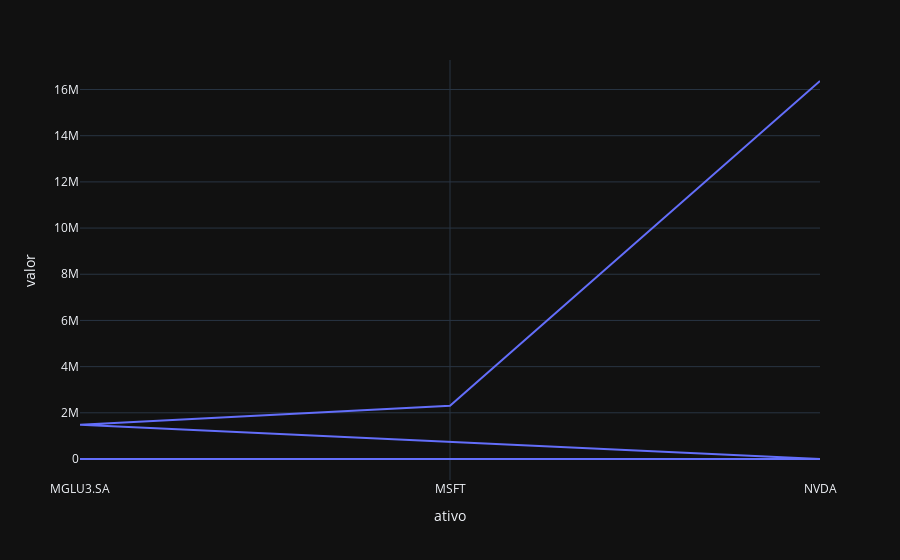

Notebook code cell kept with this figure:
### Code cell
df_std_adjclose = df_mw.std().reset_index()  
df_std_adjclose.columns = ['date','ativo', 'valor']  

fig = px.line(data_frame=df_std_adjclose,
              x='ativo',  
              y='valor',
              template='plotly_dark')
fig.show()

### Figure 1 — Plotly figure (JSON) as saved in the notebook; plotly's stock layout.template omitted (floating-point values rounded to 4 significant figures)
{"data": [{"hovertemplate": "ativo=%{x}<br>valor=%{y}<extra></extra>", "legendgroup": "", "line": {"color": "#636efa", "dash": "solid"}, "marker": {"symbol": "circle"}, "mode": "lines", "name": "", "orientation": "v", "showlegend": false, "type": "scatter", "x": ["MGLU3.SA", "MSFT", "NVDA", "MGLU3.SA", "MSFT", "NVDA", "MGLU3.SA", "MSFT", "NVDA", "MGLU3.SA", "MSFT", "NVDA", "MGLU3.SA", "MSFT", "NVDA"], "xaxis": "x", "y": [4.889, 20.83, 7.088, 5.023, 21.08, 7.227, 4.757, 20.85, 6.989, 4.871, 21.11, 7.15, 1489000.0, 2304000.0, 16370000.0], "yaxis": "y"}], "layout": {"autosize": true, "legend": {"tracegroupgap": 0}, "margin": {"t": 60}, "xaxis": {"anchor": "y", "autorange": true, "domain": [0, 1], "range": [0, 2], "title": {"text": "ativo"}, "type": "category"}, "yaxis": {"anchor": "x", "autorange": true, "domain": [0, 1], "range": [-909400.0, 17280000.0], "title": {"text": "valor"}, "type": "linear"}}}
